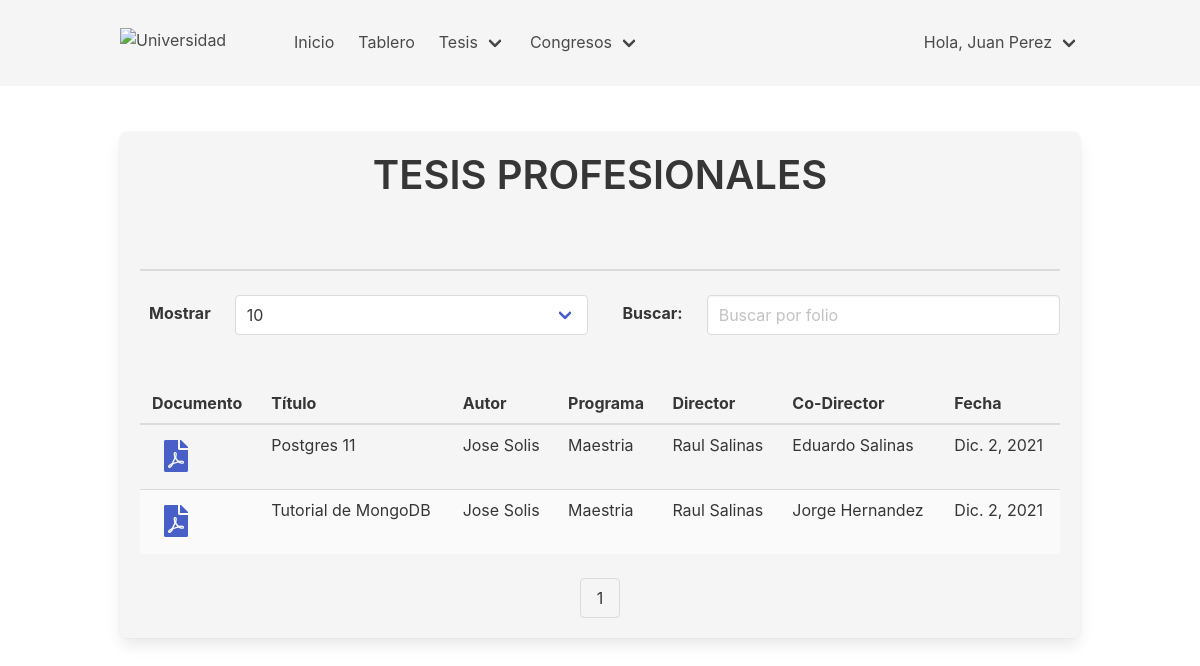
The page /tesis/ (signed in) on the database its author committed.
### americana/models.py (models this page shows, shortened)
class Tesis(models.Model):
    PROGRAMAS = (
        ('Maestria', 'Maestria',),
        ('Doctorado', 'Doctorado',),
    )
    file = models.FileField(
        upload_to=user_directory_path, verbose_name='Documento')
    title = models.CharField(max_length=100, verbose_name='Titulo')
    autor = models.ForeignKey(User, verbose_name='Autor', related_name='tesis', on_delete=models.CASCADE)
    program = models.CharField(max_length=100, choices=PROGRAMAS, verbose_name='Programa')
    director = models.CharField(max_length=100, verbose_name='Director')
    co_director = models.CharField(max_length=100, verbose_name='Co-director')
    publish_date = models.DateField(auto_now_add=True, verbose_name='Fecha')
    publish = models.BooleanField(default=False, verbose_name='Publicado')
    class Meta:
        verbose_name = 'Tesis'
        verbose_name_plural = 'Tesis'
        ordering = ('id',)

### americana/views.py (the view)
# urls.py: path('tesis/', views.TesisListView.as_view(), name='tesis'),
class TesisListView(LoginRequiredMixin, FilterView, ListView):
    model = Tesis
    template_name = 'americana/tesis/list.html'
    context_object_name = 'tesis'
    filterset_class = TesisFilter
    paginate_by = 2
    def get_queryset(self):
        return super().get_queryset().filter(
            publish=True
        )

### americana/templatetags/americana_extras.py (called while the page is built)
@register.filter()
def to_int(value):
    if value == '':
        return 1
    else:
        return int(value)

### templates/americana/tesis/list.html (shortened to what this page needs)
{% extends 'americana/base.html' %}
{% load widget_tweaks %}
{% load americana_extras %}
{% block body %}
<section class="section">
<div class="container">
<div class="box has-background-light">
<h1 class="title is-2 is-uppercase has-text-centered">Tesis Profesionales</h1>
<br><hr class="has-background-grey-lighter">
<form action="">
<div class="columns">
    <div class="column">
        <div class="field is-horizontal">
            <div class="field-label is-normal">
                <label class="label">Mostrar</label>
            </div>
            <div class="field-body">
                <div class="field">
                <div class="select is-fullwidth">
                    <select>
                        <option>10</option>
                    </select>
                </div>
                </div>
            </div>
        </div>
    </div>
    <div class="column">
        <div class="field is-horizontal">
            <div class="field-label is-normal">
                <label class="label">Buscar:</label>
            </div>
            <div class="field-body">
                <div class="field">
                <div class="control">
                    {% render_field filter.form.q class="input" placeholder="Buscar por folio" %}
                </div>
                </div>
            </div>
        </div>
    </div>
</div>
</form>
<div class="table-container mt-6">
<table class="table is-striped is-fullwidth">
<thead class="has-background-light">
    <tr>
        <th>Documento</th>
        <th>Título</th>
        <th>Autor</th>
        <th>Programa</th>
        <th>Director</th>
        <th>Co-Director</th>
        <th>Fecha</th>
    </tr>
</thead>
<tbody class="has-background-light">
    {% for t in tesis  %}
    <tr>
        <td>
            <span class="icon is-large">
                <a href="{{t.file.url}}" target="_blank">
                    <i class="fas fa-2x fa-file-pdf"></i>
                </a>
            </span>
        </td>
        <td>{{t.title}}</td>
        <td>{{t.autor.get_full_name}}</td>
        <td>{{t.program}}</td>
        <td>{{t.director}}</td>
        <td>{{t.co_director}}</td>
        <td>{{t.publish_date}}</td>
    </tr>
    {% endfor %}
</tbody>
</table>
</div>
<nav class="pagination is-centered" role="navigation" aria-label="pagination">
    <ul class="pagination-list">
        {% for num_page in page_obj.paginator.page_range %}
        {% if num_page|to_int == request.GET.page|to_int %}
        <li>
            <a class="pagination-link is-current" href="?page={{num_page}}" aria-label="Ir a página {{num_page}}">{{num_page}}</a>
        </li>
    {% else %}
    <li>
        <a class="pagination-link" href="?page={{num_page}}" aria-label="Ir a página {{num_page}}">{{num_page}}</a>
    </li>
    {% endif %}
    {% endfor %}
    </ul>
</nav>
</div>
</div>
</section>
{% endblock %}

### templates/americana/base.html (shortened to what this page needs)
<!DOCTYPE html>
<html lang="en">
{% load static %}
<head>
    <link rel="stylesheet" href="https://cdn.jsdelivr.net/npm/bulma@0.9.3/css/bulma.min.css">
    <link rel="stylesheet" href="https://cdnjs.cloudflare.com/ajax/libs/font-awesome/5.15.4/css/all.min.css" />
</head>
<body>
  {% url 'repo-ame:home' as url %}
    {% if not request.path == url %}
      {% include 'layout/navbar.html' with index_page=0 %}
    {% endif %}
    {% block body %}{% endblock body %}
</body>
</html>

### templates/layout/navbar.html (shortened to what this page needs)
{% if index_page %}
<nav class="navbar is-spaced" role="navigation" aria-label="main navigation">
{% else %}
<nav class="navbar is-light is-spaced has-shadow" role="navigation" aria-label="main navigation">
{% endif %}
<div class="container">
    <div class="navbar-brand">
      <a class="navbar-item" href="{% url 'repo-ame:home' %}">
        <img src="https://uaa.edu.mx/wp-content/uploads/2021/03/LOGO-UAA-2.png" width="150" height="30" alt="Universidad Americana de Acapulco">
      </a>
    </div>
    <div id="navbar-ame" class="navbar-menu">
      {% if user.is_authenticated  %}
        <div class="navbar-start">
            <a class="navbar-item" href="{% url 'repo-ame:home' %}">Inicio</a>
            <a class="navbar-item" href="{% url 'repo-ame:tablero' %}">Tablero</a>
            <div class="navbar-item has-dropdown is-hoverable">
            <a class="navbar-link">Tesis</a>
            </div>
            <div class="navbar-item has-dropdown is-hoverable">
              <a class="navbar-link">Congresos</a>
            </div>
        </div>
        {% endif %}
        <div class="navbar-end">
          {% if user.is_authenticated  %}
          <div class="navbar-item has-dropdown is-hoverable">
            <a class="navbar-link">Hola, {{user.get_full_name|capfirst}}</a>
            </div>
          {% endif %}
        </div>
    </div>
</div>
</nav>

### rows shown on the page
Tesis: title "Postgres 11", autor.get_full_name "Jose Solis", program "Maestria", director "Raul Salinas", co_director "Eduardo Salinas", publish_date "Dic. 2, 2021"
Tesis: title "Tutorial de MongoDB", autor.get_full_name "Jose Solis", program "Maestria", director "Raul Salinas", co_director "Jorge Hernandez", publish_date "Dic. 2, 2021"

### other values the page prints
{{ user.get_full_name|capfirst }} "Juan Perez"
{{ num_page }} "1"
